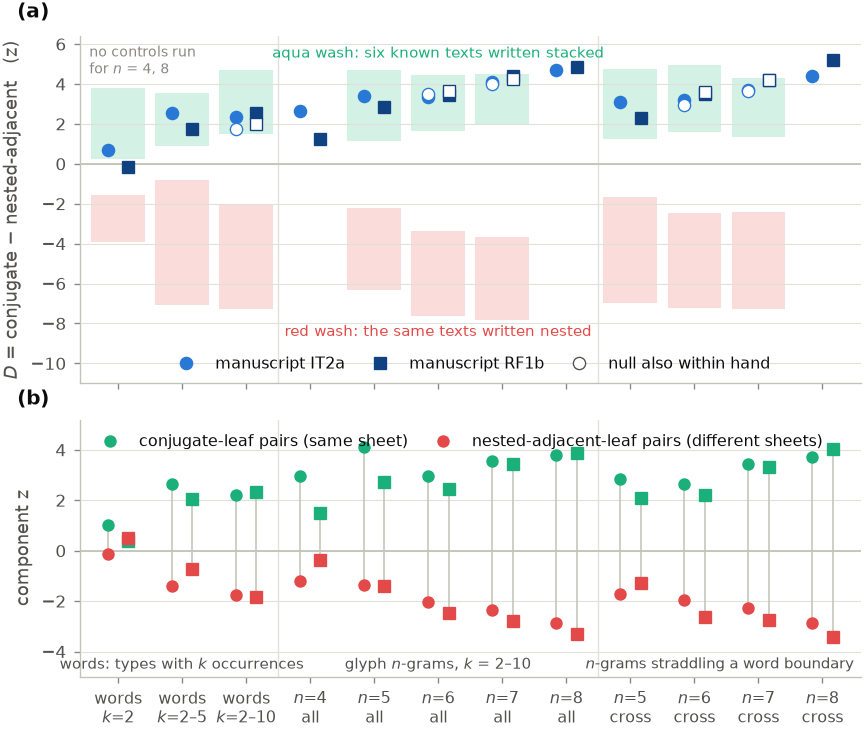

This chart was generated by the following Python code:
"""Figure: the leaf-pair test on the manuscript.

(a) D = (conjugate-leaf pairs) − (nested-adjacent-leaf pairs), as z against the
    within-quire × language page-content permutation null, per unit: words k = 2,
    2–5, 2–10 and glyph n-grams n = 4…8 (all, and boundary-straddling "cross").
    Hollow markers: null additionally restricted to the same scribal hand (§7.3).
    Washes: range of the six known texts written nested (red) and written stacked
    (aqua) on the same page slots (§6.2, §7.2).
(b) The two components: conjugate z (aqua) and nested-adjacent z (red).

Sources: data/rare_types.json (leaf_test_*), data/leaf_affinity.json,
data/rare_types_controls.json, data/glyph_ngrams.json, data/hand_control.json.
"""

import json
import os

import numpy as np

from style import *  # noqa: F401,F403

HERE = os.path.dirname(os.path.abspath(__file__))
DATA = os.path.join(HERE, "..", "data")
J = lambda n: json.load(open(os.path.join(DATA, n)))  # noqa: E731

rare = J("rare_types.json")
rc = J("rare_types_controls.json")
gl = J("glyph_ngrams.json")
hand = J("hand_control.json")

# unit list: (label, vms getter(tr) -> dict with conjugate/nested_adjacent/conj_minus_nested,
#             control getter(ctrlkey) -> same dict or None, hand key or None)
UNITS = []
for k, key, ckey in (("2", "leaf_test_k2", "k2to2"), ("2–5", "leaf_test_k2to5", "k2to5"), ("2–10", "leaf_test_k2to10", "k2to10")):
    UNITS.append((f"words\n$k$={k}", (lambda tr, key=key: rare["vms"][tr][key]),
                  (lambda c, ckey=ckey: rc[c][ckey]), "words k2to10" if k == "2–10" else None))
for n in (4, 5, 6, 7, 8):
    UNITS.append((f"$n$={n}\nall", (lambda tr, n=n: gl["vms"][tr][f"n{n}_all_k2to10"]),
                  (lambda c, n=n: gl["controls"][c].get(f"n{n}_all_k2to10")), f"n{n} all" if n in (6, 7) else None))
for n in (5, 6, 7, 8):
    UNITS.append((f"$n$={n}\ncross", (lambda tr, n=n: gl["vms"][tr][f"n{n}_cross_k2to10"]),
                  (lambda c, n=n: gl["controls"][c].get(f"n{n}_cross_k2to10")), f"n{n} cross" if n in (6, 7) else None))

CTRL_TEXTS = ["la_isidorus_etym", "la_seneca_nq", "de_bullinger", "it_decameron", "it_commedia", "it_orlando_furioso"]
X = np.arange(len(UNITS))
TR = (("IT2a", C_IT2A, MARK_IT2A, -0.16), ("RF1b", C_RF1B, MARK_RF1B, 0.16))

fig, (ax, bx) = plt.subplots(2, 1, figsize=(W_FULL, 5.2), sharex=True, gridspec_kw={"height_ratios": [1.35, 1], "hspace": 0.12})

# ---- (a) D statistic ------------------------------------------------------------
for i, (lab, vget, cget, hkey) in enumerate(UNITS):
    for mode, col, wash in (("nested", C_NESTED, C_NESTED_WASH), ("stacked", C_STACKED, C_STACKED_WASH)):
        zs = []
        for t in CTRL_TEXTS:
            d = cget(f"{t}/{mode}")
            if d is not None:
                zs.append(d["conj_minus_nested"]["z"])
        if zs:
            ax.add_patch(mpl.patches.Rectangle((i - 0.42, min(zs)), 0.84, max(zs) - min(zs), color=wash, lw=0, zorder=0))
    for tr, col, mk, dx in TR:
        z = vget(tr)["conj_minus_nested"]["z"]
        ax.plot(i + dx, z, marker=mk, color=col, ms=5.5, zorder=4, ls="none")
        if hkey is not None:
            zh = hand[tr][f"{hkey}|quire+lang+hand"]["conj_minus_nested"]["z"]
            ax.plot(i + dx, zh, marker=mk, mfc="white", mec=col, ms=5.5, zorder=5, ls="none")
ax.axhline(0, color=AXIS, lw=0.8, zorder=1)
ax.set_ylim(-11.0, 6.4)
ax.set_ylabel("$D$ = conjugate − nested-adjacent   (z)")
ax.text(5.0, 5.9, "aqua wash: six known texts written stacked", color=C_STACKED, fontsize=6.8, ha="center", va="top")
ax.text(5.0, -8.05, "red wash: the same texts written nested", color=C_NESTED, fontsize=6.8, ha="center", va="top")
ax.text(-0.45, 6.0, "no controls run\nfor $n$ = 4, 8", color=MUTED, fontsize=6.3, va="top")
h = [
    mpl.lines.Line2D([], [], marker=MARK_IT2A, color=C_IT2A, ls="none", ms=5.5, label="manuscript IT2a"),
    mpl.lines.Line2D([], [], marker=MARK_RF1B, color=C_RF1B, ls="none", ms=5.5, label="manuscript RF1b"),
    mpl.lines.Line2D([], [], marker="o", mfc="white", mec=INK2, ls="none", ms=5.5, label="null also within hand"),
]
ax.legend(handles=h, loc="lower center", ncol=3, bbox_to_anchor=(0.5, -0.01), columnspacing=1.2)
panel_label(ax, "(a)")

# ---- (b) components ----------------------------------------------------------------
for i, (lab, vget, cget, hkey) in enumerate(UNITS):
    for tr, col, mk, dx in TR:
        d = vget(tr)
        bx.plot(i + dx, d["conjugate"]["z"], marker=mk, color=C_STACKED, ms=5, ls="none", zorder=4)
        bx.plot(i + dx, d["nested_adjacent"]["z"], marker=mk, color=C_NESTED, ms=5, ls="none", zorder=4)
        bx.plot([i + dx, i + dx], [d["nested_adjacent"]["z"], d["conjugate"]["z"]], color=AXIS, lw=0.7, zorder=2)
bx.axhline(0, color=AXIS, lw=0.8, zorder=1)
bx.set_ylim(-5.0, 5.2)
bx.set_ylabel("component z")
h2 = [
    mpl.lines.Line2D([], [], marker="o", color=C_STACKED, ls="none", ms=5, label="conjugate-leaf pairs (same sheet)"),
    mpl.lines.Line2D([], [], marker="o", color=C_NESTED, ls="none", ms=5, label="nested-adjacent-leaf pairs (different sheets)"),
]
bx.legend(handles=h2, loc="upper left", ncol=2, columnspacing=1.2)
bx.set_xticks(X)
bx.set_xticklabels([u[0] for u in UNITS], fontsize=7)
bx.set_xlim(-0.6, len(UNITS) - 0.4)
bx.text(1.0, -4.7, "words: types with $k$ occurrences", color=INK2, fontsize=6.8, ha="center")
bx.text(5.0, -4.7, "glyph $n$-grams, $k$ = 2–10", color=INK2, fontsize=6.8, ha="center")
bx.text(9.4, -4.7, "$n$-grams straddling a word boundary", color=INK2, fontsize=6.6, ha="center")
for xsep in (2.5, 7.5):
    for a in (ax, bx):
        a.axvline(xsep, color=GRID, lw=0.6, zorder=0)
panel_label(bx, "(b)")

save(fig, "fig_leaf_test")
